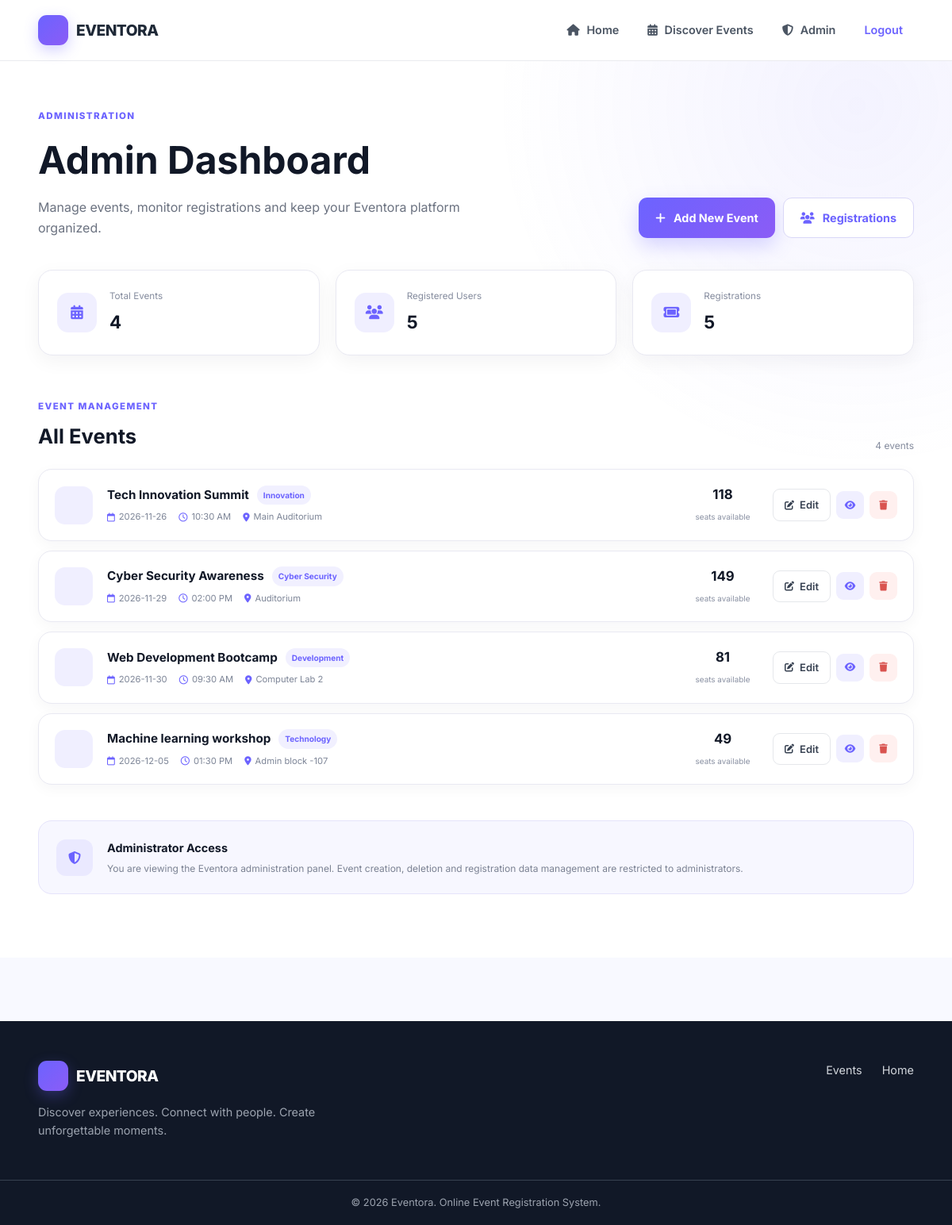
The page /admin (signed in) on the database its author committed.
### tables this page shows
CREATE TABLE events (
            id INTEGER PRIMARY KEY AUTOINCREMENT,
            title TEXT NOT NULL,
            description TEXT NOT NULL,
            date TEXT NOT NULL,
            time TEXT NOT NULL,
            venue TEXT NOT NULL,
            category TEXT NOT NULL,
            capacity INTEGER NOT NULL,
            available_seats INTEGER NOT NULL
        );

### app.py (the view)
@app.route("/admin")
@admin_required
def admin():
    conn = get_db_connection()
    total_events = conn.execute("""
        SELECT COUNT(*) AS count
        FROM events
    """).fetchone()["count"]
    total_users = conn.execute("""
        SELECT COUNT(*) AS count
        FROM users
        WHERE role = 'user'
    """).fetchone()["count"]
    total_registrations = conn.execute("""
        SELECT COUNT(*) AS count
        FROM registrations
        WHERE status = 'Registered'
    """).fetchone()["count"]
    events = conn.execute("""
        SELECT *
        FROM events
        ORDER BY date ASC
    """).fetchall()
    conn.close()
    return render_template(
        "admin.html",
        total_events=total_events,
        total_users=total_users,
        total_registrations=total_registrations,
        events=events
    )

### app.py (called while the page is built)
def admin_required(route_function):
    @wraps(route_function)
    def wrapper(*args, **kwargs):
        if "user_id" not in session:
            flash("Please login to continue.", "warning")
            return redirect(url_for("login"))
        if session.get("role") != "admin":
            flash("Admin access required.", "danger")
            return redirect(url_for("dashboard"))
        return route_function(*args, **kwargs)
    return wrapper

### database.py (called while the page is built)
def get_db_connection():
    conn = sqlite3.connect(DATABASE)
    conn.row_factory = sqlite3.Row
    return conn

### templates/admin.html (shortened to what this page needs)
{% extends "base.html" %}
{% block content %}
<section class="admin-section">
    <div class="container">
        <div class="admin-header">
            <div>
                <span class="eyebrow">ADMINISTRATION</span>
                <h1>Admin Dashboard</h1>
                <p>
                    Manage events, monitor registrations and keep
                    your Eventora platform organized.
                </p>
            </div>
            <div class="admin-header-actions">
                <a
                    href="{{ url_for('add_event') }}"
                    class="btn btn-primary"
                >
                    <i class="fa-solid fa-plus"></i>
                    Add New Event
                </a>
                <a
                    href="{{ url_for('admin_registrations') }}"
                    class="btn btn-outline"
                >
                    <i class="fa-solid fa-users"></i>
                    Registrations
                </a>
            </div>
        </div>
        <div class="admin-stats">
            <div class="admin-stat-card">
                <div class="admin-stat-icon">
                    <i class="fa-solid fa-calendar-days"></i>
                </div>
                <div>
                    <span>Total Events</span>
                    <strong>{{ total_events }}</strong>
                </div>
            </div>
            <div class="admin-stat-card">
                <div class="admin-stat-icon">
                    <i class="fa-solid fa-users"></i>
                </div>
                <div>
                    <span>Registered Users</span>
                    <strong>{{ total_users }}</strong>
                </div>
            </div>
            <div class="admin-stat-card">
                <div class="admin-stat-icon">
                    <i class="fa-solid fa-ticket"></i>
                </div>
                <div>
                    <span>Registrations</span>
                    <strong>{{ total_registrations }}</strong>
                </div>
            </div>
        </div>
        <div class="admin-content-header">
            <div>
                <span class="eyebrow">EVENT MANAGEMENT</span>
                <h2>All Events</h2>
            </div>
            <span class="event-count">
                {{ events|length }} events
            </span>
        </div>
        {% if events %}
        <div class="admin-event-list">
            {% for event in events %}
            <div class="admin-event-row">
                <div class="admin-event-icon">
                </div>
                <div class="admin-event-details">
                    <div class="admin-event-title">
                        <h3>{{ event["title"] }}</h3>
                        <span class="admin-category">
                            {{ event["category"] }}
                        </span>
                    </div>
                    <div class="admin-event-meta">
                        <span>
                            <i class="fa-regular fa-calendar"></i>
                            {{ event["date"] }}
                        </span>
                        <span>
                            <i class="fa-regular fa-clock"></i>
                            {{ event["time"] }}
                        </span>
                        <span>
                            <i class="fa-solid fa-location-dot"></i>
                            {{ event["venue"] }}
                        </span>
                    </div>
                </div>
                <div class="admin-seats">
                    <strong>
                        {{ event["available_seats"] }}
                    </strong>
                    <span>
                        seats available
                    </span>
                </div>
                <div class="admin-event-actions">
                    <a href="{{ url_for('edit_event', event_id=event['id']) }}"
   class="admin-action-btn">
    <i class="fas fa-edit"></i>
    Edit
</a>
                    <a
                        href="{{ url_for('event_details', event_id=event['id']) }}"
                        class="admin-action-view"
                        title="View Event"
                    >
                        <i class="fa-solid fa-eye"></i>
                    </a>
                    <form
                        action="{{ url_for('delete_event', event_id=event['id']) }}"
                        method="POST"
                        onsubmit="return confirm('Are you sure you want to delete this event?');"
                    >
                        <button
                            type="submit"
                            class="admin-action-delete"
                            title="Delete Event"
                        >
                            <i class="fa-solid fa-trash"></i>
                        </button>
                    </form>
                </div>
            </div>
            {% endfor %}
        </div>
        {% endif %}
        <div class="admin-info-banner">
            <div class="admin-info-icon">
                <i class="fa-solid fa-shield-halved"></i>
            </div>
            <div>
                <h3>Administrator Access</h3>
                <p>
                    You are viewing the Eventora administration panel.
                    Event creation, deletion and registration data
                    management are restricted to administrators.
                </p>
            </div>
        </div>
    </div>
</section>
{% endblock %}

### rows shown on the page
events: title "Tech Innovation Summit", category "Innovation", date "2026-11-26", time "10:30 AM", venue "Main Auditorium", available_seats "118"
events: title "Cyber Security Awareness", category "Cyber Security", date "2026-11-29", time "02:00 PM", venue "Auditorium", available_seats "149"
events: title "Web Development Bootcamp", category "Development", date "2026-11-30", time "09:30 AM", venue "Computer Lab 2", available_seats "81"
events: title "Machine learning workshop", category "Technology", date "2026-12-05", time "01:30 PM", venue "Admin block -107", available_seats "49"

### other values the page prints
{{ total_events }} "4"
{{ total_users }} "5"
{{ total_registrations }} "5"
{{ events|length }} "4"
